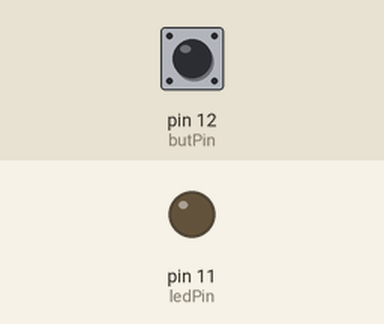
This program was run on a simulated Raspberry Pi (header pin numbers). Shown: output pins drawn as LEDs (lit = HIGH). Inputs (shaded band) come from the test bench; at power-on: pin 12 (butPin) HIGH. What the program prints to the terminal is not drawn.

Above: at 1.2 s.
1.3 s: pin 12 (butPin) pulled LOW for 0.15 s
At 1.4 s:
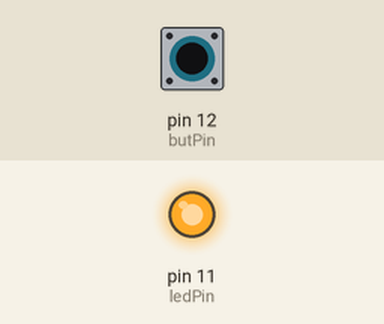
3.0 s: pin 12 (butPin) pulled LOW for 3.2 s
At 6.8 s:
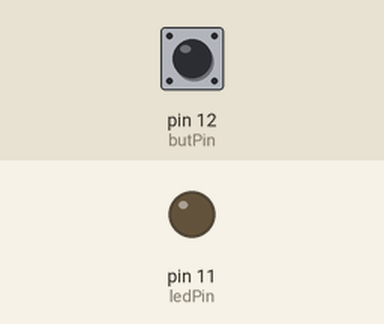
Timing chart, 0 to 8.3 s (numbered marks = the images above; inputs shaded):
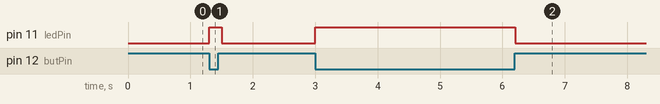

The program:

led_control_with_button.py
```python
#!/usr/bin/env python3
import RPi.GPIO as GPIO
import time

def led_control_with_button():
    """
    LED on pin 11 follows button on pin 12: on when pressed, off when released.
    """
    ledPin, butPin = 11, 12
    GPIO.setmode(GPIO.BOARD)
    GPIO.setup(ledPin, GPIO.OUT)
    GPIO.setup(butPin, GPIO.IN, pull_up_down=GPIO.PUD_UP)

    print("LED control via button. Press CTRL+C to exit.")
    try:
        while True:
            GPIO.output(ledPin, not GPIO.input(butPin))
            time.sleep(0.1)
    except KeyboardInterrupt:
        print("Program terminated!")
    finally:
        GPIO.cleanup()

if __name__ == '__main__':
    led_control_with_button()
```

Measured:
- after the input at 1.3 s, pin 11 (ledPin): LOW → HIGH at once, → LOW 0.20 s later
- after the input at 3.0 s, pin 11 (ledPin): LOW → HIGH at once, → LOW 3.2 s later
